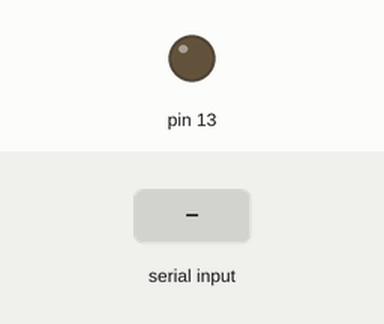
This sketch was run on a simulated Arduino Uno, built with avr-gcc and run on an emulated ATmega328P. Parts: output pins drawn as LEDs (lit = HIGH). Dashed ring = blinking. Inputs (shaded band) come from the test bench.

Above: at 1.2 s.
1.3 s: "3" received over Serial
At 1.45 s:
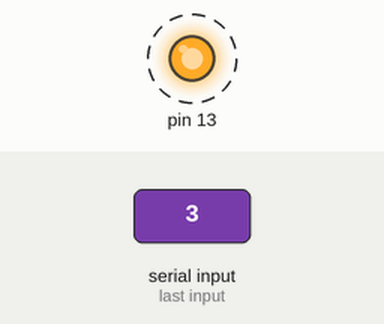
4.3 s: "1" received over Serial
At 5.5 s:
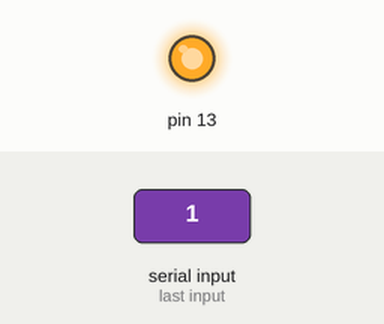
5.8 s: "2" received over Serial
At 6.6 s:
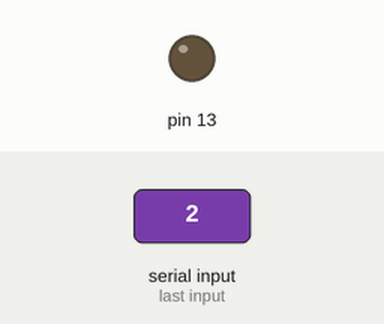
Timing chart, 0 to 8.8 s (numbered marks = the images above; inputs shaded):
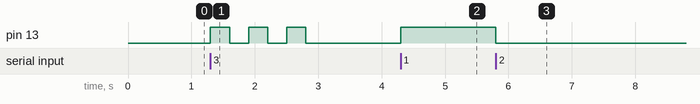

Measured:
- after the input at 1.3 s, pin 13: alternates HIGH for 0.30 s and LOW for 0.30 s, 6 changes in all, then stays LOW, starting at once
- after the input at 4.3 s, pin 13: LOW → HIGH at once
- after the input at 5.8 s, pin 13: HIGH → LOW at once

The sketch:

C-Arduino.ino
```cpp
#define BUTON 2


void setup()
{
  Serial.begin(9600);
  Serial.setTimeout(20000);
  pinMode(13, OUTPUT);
  pinMode(BUTON, INPUT);


}

void loop()
{
  while (Serial.available()){

    char choice = Serial.read();
    if(choice=='1'){
      digitalWrite(13, HIGH);

    }
    if(choice=='2'){
      digitalWrite(13, LOW);

    }
    if(choice=='3'){
      for(int i=0;i<3;i++){
        digitalWrite(13, HIGH);
        delay(300);
        digitalWrite(13, LOW);
        delay(300);
      }
    }

    if(choice=='4'){
      int num = Serial.parseInt();
      delay(200);
      int result = num*num;
      Serial.print(result,DEC);
    }
  }
}
```
